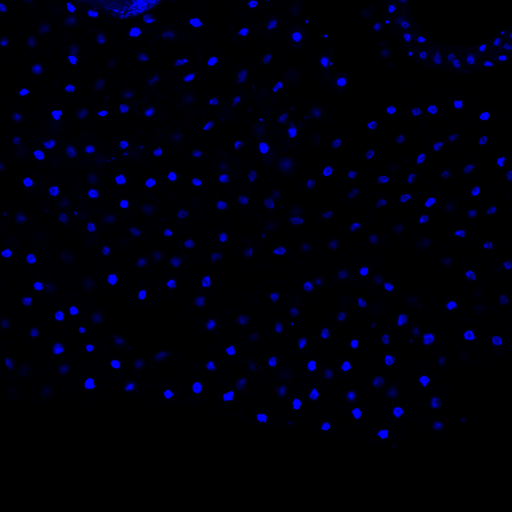
#> input picture CgToll10B/CgToll10B_RabbitTube546_ Dorsal647_03_06_2019.lif_Series009_z0_ch00.tif, 1024 x 1024 px (shown at 1/2 size); its folder holds only this picture in this run
$ jupyter execute --allow-errors acessaImg.ipynb   (older library calls are emulated)
#> lines starting #> are read from the running program, lines starting #| are printed output that depends on the picture; after the words box and inside, x2 and y2 are one past the last pixel; in counts of white or black regions, pixels touching at a corner belong together
[cell 1]
import os
import cv2
import matplotlib.pyplot as plt
import numpy as np

def aplica_gauss_e_otsu(pastaOrigem, pastaDestino):
#> called with pastaOrigem = 'CgToll10B', pastaDestino = 'suavizacao_e_otsu'
    arq = os.listdir(pastaOrigem)

    for i in arq:
        # Verificando se o que está sendo lido é uma imagem desejada
        if i.lower().startswith(('cgtoll10b')):
            caminho_origem = os.path.join(pastaOrigem, i)
            img = cv2.imread(caminho_origem, cv2.IMREAD_GRAYSCALE)
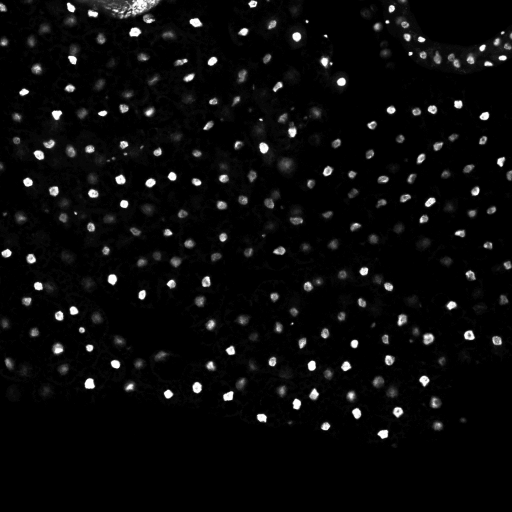
#> img: shape (1024, 1024) (shown at 1/2 size); min 0, max 29, mean 1.2; drawn with min black and max white
            if img is None:
                print(f"Erro ao ler a imagem: {caminho_origem}")
            else:
                print(f"Imagem lida com sucesso: {caminho_origem}")

                gaussiana = cv2.GaussianBlur(img, (3, 3), 1)
                _, otsu = cv2.threshold(gaussiana, 175, 255, cv2.THRESH_BINARY + cv2.THRESH_OTSU)
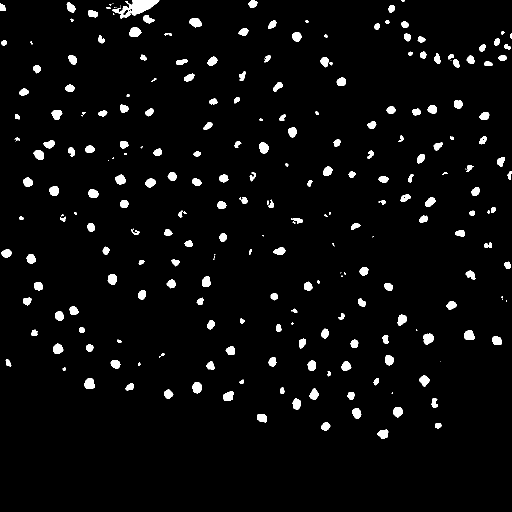
#> otsu: shape (1024, 1024) (shown at 1/2 size); 3.6% white; 247 white regions (37 under 20 px), largest, box (x1, y1, x2, y2) and area: (225, 0, 319, 37) 1550, (169, 756, 190, 778) 364, (847, 667, 868, 689) 356

                cv2.imwrite(os.path.join(pastaDestino, f"{i}"), otsu)

def aplica_roberts(img):
    # Converte a imagem para escala de cinza, se necessário
    img_gray = cv2.cvtColor(img, cv2.COLOR_BGR2GRAY)

    # Aplica o operador Roberts
    roberts_x = cv2.filter2D(img_gray, cv2.CV_64F, np.array([[1, 0], [0, -1]]))
    roberts_y = cv2.filter2D(img_gray, cv2.CV_64F, np.array([[0, 1], [-1, 0]]))

    # Calcula a magnitude dos gradientes
    magnitude = cv2.magnitude(roberts_x, roberts_y)

    # Normaliza a magnitude para valores entre 0 e 255
    magnitude = cv2.normalize(magnitude, None, 0, 255, cv2.NORM_MINMAX)

    # Converte para o tipo uint8 e aplica uma operação de limiarização para obter uma imagem binária
    _, magnitude_bin = cv2.threshold(np.uint8(magnitude), 0, 255, cv2.THRESH_BINARY)

    return magnitude_bin

def contorna_bordas(img):
    roberts = aplica_roberts(img)
    contours, _ = cv2.findContours(roberts, cv2.RETR_EXTERNAL, cv2.CHAIN_APPROX_NONE)
    img_contornada = cv2.drawContours(np.zeros_like(img), contours, -1, (0, 255, 0), 3)
    return img_contornada

def sobrepoe_imagens(pastaLimiarizadas, pastaOriginais, pastaDestino):
    img_originais = os.listdir(pastaOriginais)
    img_limiarizadas = os.listdir(pastaLimiarizadas)

    for img in img_originais:
        if img in img_limiarizadas:
            img_original = cv2.imread(os.path.join(pastaOriginais, img))
            img_limiarizada = cv2.imread(os.path.join(pastaLimiarizadas, img))
            # Redimensiona a imagem limiarizada se necessário
            if img_original.shape[:2] != img_limiarizada.shape[:2]:
                img_limiarizada = cv2.resize(img_limiarizada, (img_original.shape[1], img_original.shape[0]))

            img_contornada = contorna_bordas(img_limiarizada)

            # Sobrepõe as imagens
            newImg = cv2.addWeighted(img_original, 0.7, img_contornada, 0.3, 0)

            # Salva a imagem resultante na pasta de destino
            cv2.imwrite(os.path.join(pastaDestino, f"{img}"), newImg)

pasta_origem_notebook = "C:/Users/lazar/OneDrive/Documentos/Iniciacao Cientifica/Processamento-Digital-De-Imagens/CgToll10B"
pasta_destino_notebook = "C:/Users/lazar/OneDrive/Documentos/Iniciacao Cientifica/Processamento-Digital-De-Imagens/suavizacao_e_otsu"
pasta_destino_contornadas_notebook = "C:/Users/lazar/OneDrive/Documentos/Iniciacao Cientifica/Processamento-Digital-De-Imagens/imagens_sobrepostas"

pasta_destino_pc = "suavizacao_e_otsu"
pasta_origem_pc = "CgToll10B"
pasta_destino_contornadas_pc = "imagens_sobrepostas_pc"
#aplica_gauss_e_otsu(pasta_origem_notebook, pasta_destino_notebook)

#sobrepoe_imagens(pasta_destino_notebook, pasta_origem_notebook, pasta_destino_contornadas_notebook)

aplica_gauss_e_otsu(pasta_origem_pc, pasta_destino_pc)

#> (the rest of this cell did not finish here and is left out)

$ run again, on CgToll10B/CgToll10B_RabbitTube546_ Dorsal647_03_06_2019.lif_Series011_z0_ch01.tif
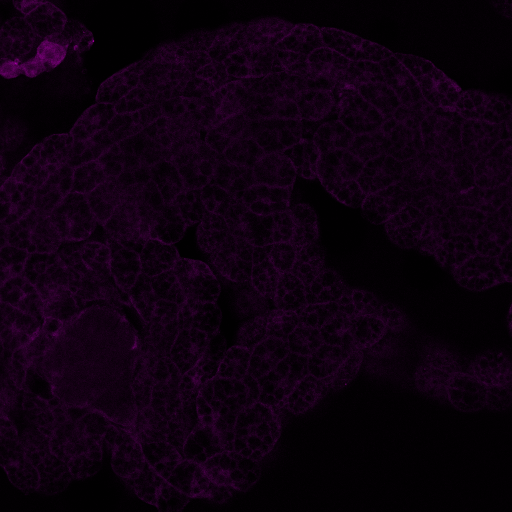
#> input picture CgToll10B/CgToll10B_RabbitTube546_ Dorsal647_03_06_2019.lif_Series011_z0_ch01.tif, 1024 x 1024 px (shown at 1/2 size)
#> in aplica_gauss_e_otsu, `img = cv2.imread(caminho_origem, cv2.IMREAD_GRAYSCALE)`:
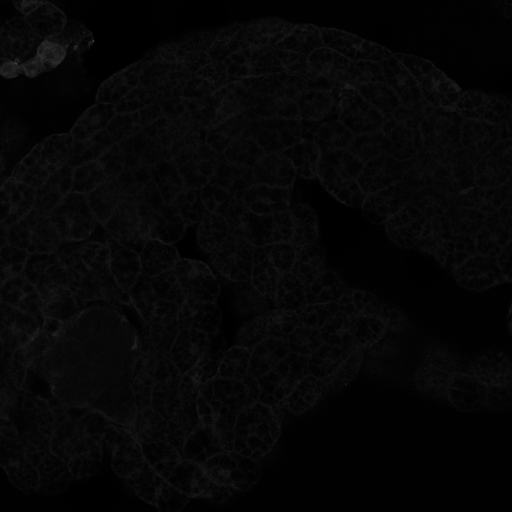
#> img: shape (1024, 1024) (shown at 1/2 size); min 0, max 90, mean 5.9
#> in aplica_gauss_e_otsu, `_, otsu = cv2.threshold(gaussiana, 175, 255, cv2.THRESH_BINARY + cv2.T..`:
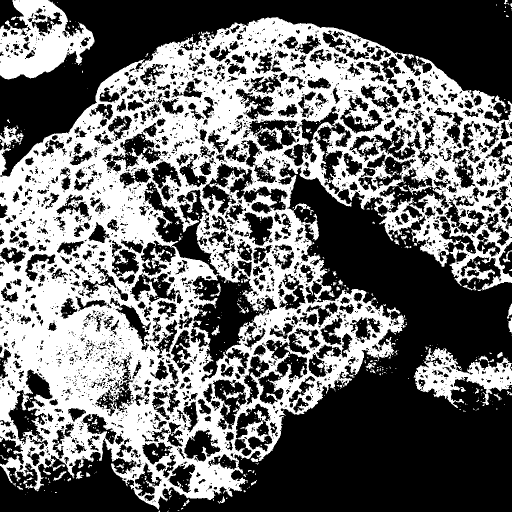
#> otsu: shape (1024, 1024) (shown at 1/2 size); 42.3% white; 1222 white regions (1101 under 20 px), largest, box (x1, y1, x2, y2) and area: (0, 34, 1024, 1019) 404744, (0, 0, 189, 159) 16650, (827, 696, 1024, 816) 9356

$ run again, on CgToll10B/CgToll10B_RabbitTube546_ Dorsal647_03_06_2019.lif_Series011_z0_ch02.tif
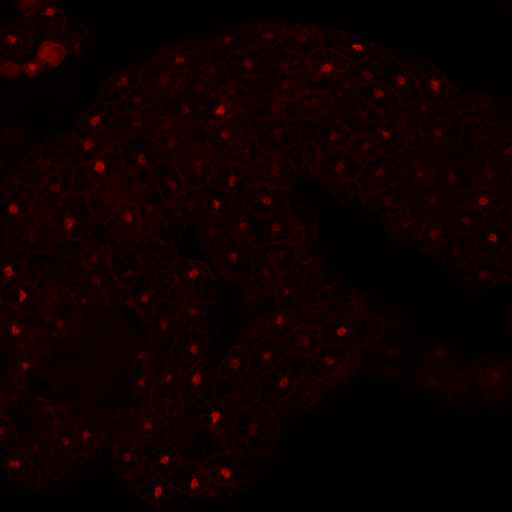
#> input picture CgToll10B/CgToll10B_RabbitTube546_ Dorsal647_03_06_2019.lif_Series011_z0_ch02.tif, 1024 x 1024 px (shown at 1/2 size)
#> in aplica_gauss_e_otsu, `img = cv2.imread(caminho_origem, cv2.IMREAD_GRAYSCALE)`:
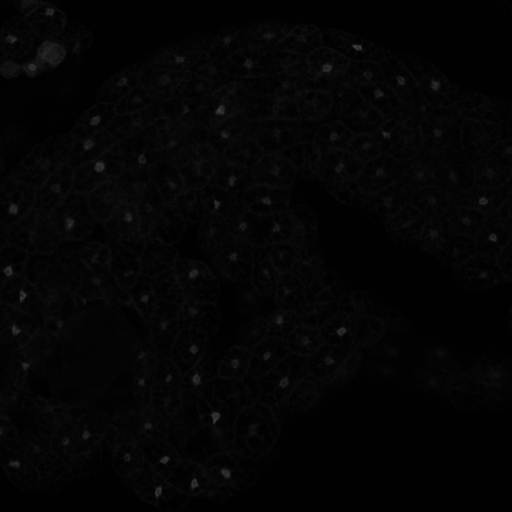
#> img: shape (1024, 1024) (shown at 1/2 size); min 1, max 67, mean 4.3
#> in aplica_gauss_e_otsu, `_, otsu = cv2.threshold(gaussiana, 175, 255, cv2.THRESH_BINARY + cv2.T..`:
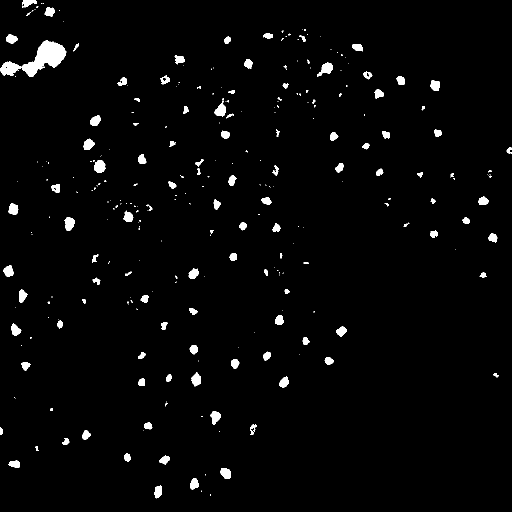
#> otsu: shape (1024, 1024) (shown at 1/2 size); 2.3% white; 282 white regions (165 under 20 px), largest, box (x1, y1, x2, y2) and area: (0, 81, 133, 154) 3817, (188, 320, 211, 346) 448, (634, 125, 666, 154) 444

$ run again, on CgToll10B/CgToll10B_RabbitTube546_ Dorsal647_03_06_2019.lif_Series027_z0_ch00.tif
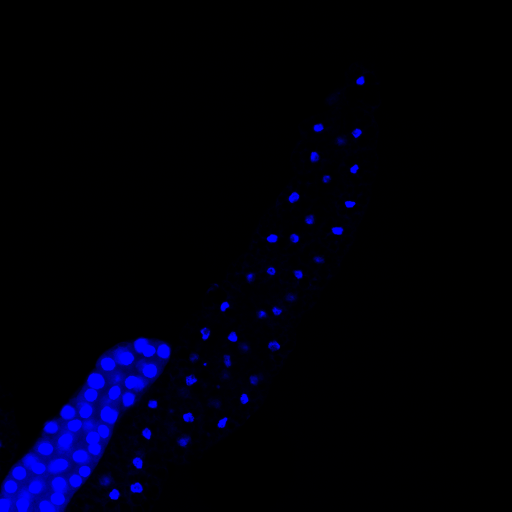
#> input picture CgToll10B/CgToll10B_RabbitTube546_ Dorsal647_03_06_2019.lif_Series027_z0_ch00.tif, 1024 x 1024 px (shown at 1/2 size)
#> in aplica_gauss_e_otsu, `img = cv2.imread(caminho_origem, cv2.IMREAD_GRAYSCALE)`:
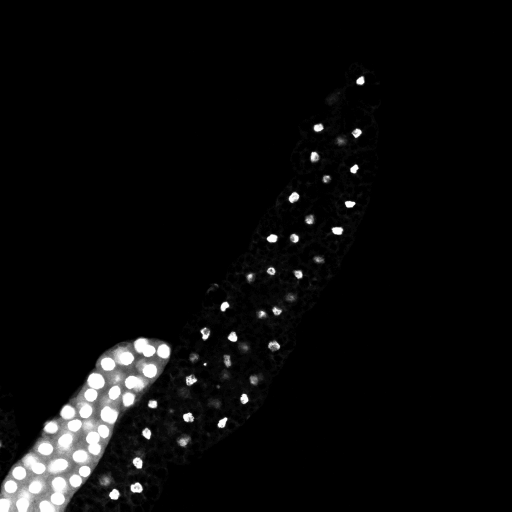
#> img: shape (1024, 1024) (shown at 1/2 size); min 0, max 29, mean 1.3; drawn with min black and max white
#> in aplica_gauss_e_otsu, `_, otsu = cv2.threshold(gaussiana, 175, 255, cv2.THRESH_BINARY + cv2.T..`:
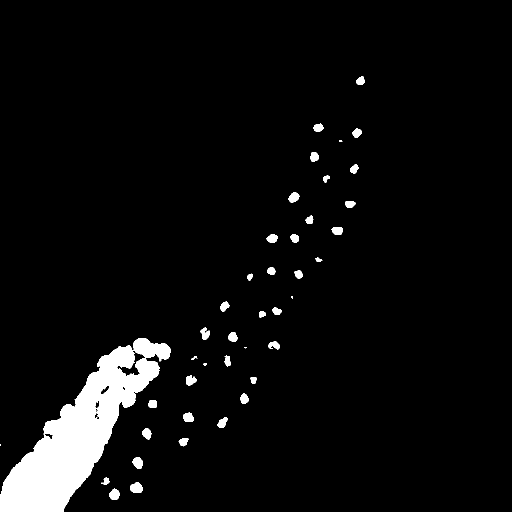
#> otsu: shape (1024, 1024) (shown at 1/2 size); 5% white; 42 white regions (3 under 20 px), largest, box (x1, y1, x2, y2) and area: (0, 676, 341, 1024) 43500, (261, 965, 286, 986) 409, (265, 914, 285, 937) 351

$ run again, on CgToll10B/CgToll10B_RabbitTube546_ Dorsal647_03_06_2019.lif_Series009_z0_ch01.tif
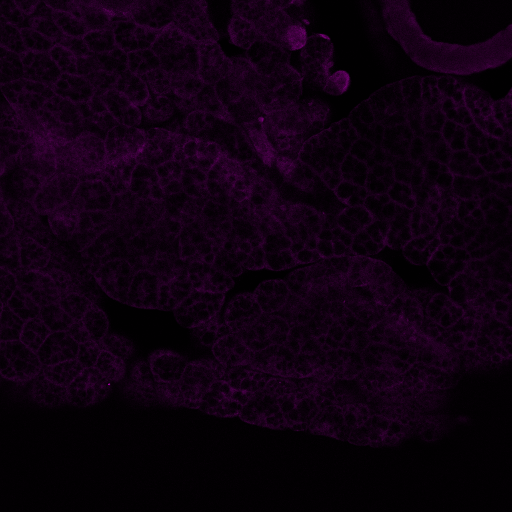
#> input picture CgToll10B/CgToll10B_RabbitTube546_ Dorsal647_03_06_2019.lif_Series009_z0_ch01.tif, 1024 x 1024 px (shown at 1/2 size)
#> in aplica_gauss_e_otsu, `img = cv2.imread(caminho_origem, cv2.IMREAD_GRAYSCALE)`:
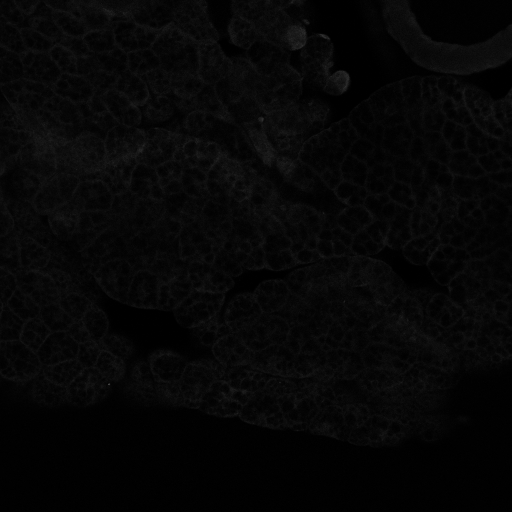
#> img: shape (1024, 1024) (shown at 1/2 size); min 0, max 100, mean 6.1
#> in aplica_gauss_e_otsu, `_, otsu = cv2.threshold(gaussiana, 175, 255, cv2.THRESH_BINARY + cv2.T..`:
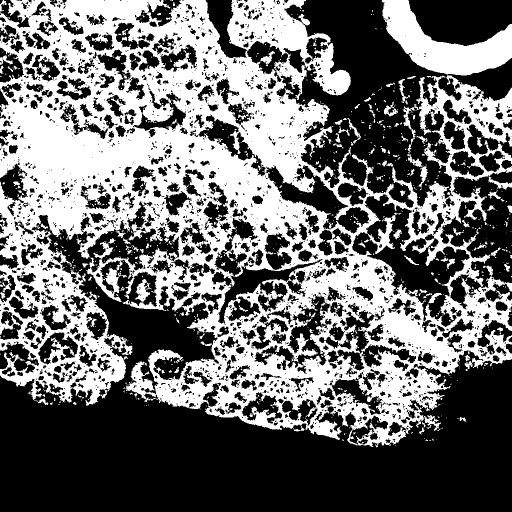
#> otsu: shape (1024, 1024) (shown at 1/2 size); 43.1% white; 1186 white regions (1027 under 20 px), largest, box (x1, y1, x2, y2) and area: (0, 0, 1024, 894) 416631, (763, 0, 1024, 151) 17709, (736, 425, 795, 508) 1381
